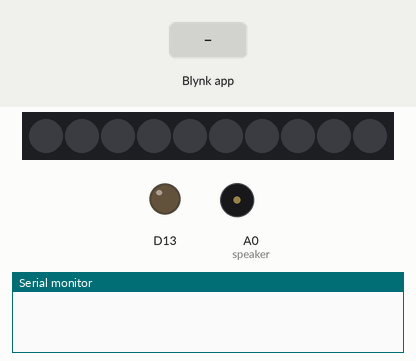
Recording of a sketch running on a simulated Adafruit Circuit Playground Express. Shown: 10 RGB LEDs in strip order, left to right, output pins drawn as LEDs (lit = HIGH), buzzer (waves = sounding), the last lines printed to the serial monitor. Inputs (shaded band) come from the test bench. WiFi joins after 1.5 s; servers stay silent unless stated; random numbers use the default seed unless the sketch sets one.

Above: at 3.0 s.
3.1 s: Blynk app writes 1 to V2
At 3.8 s:
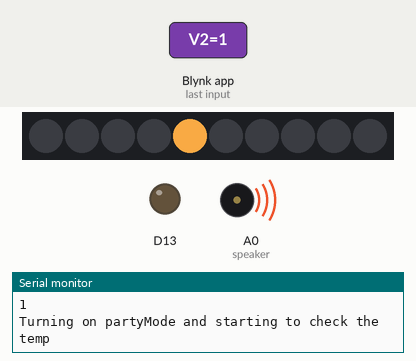
At 16.8 s:
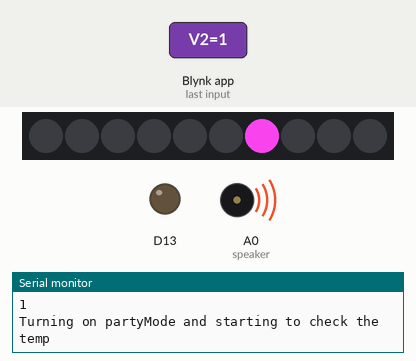
Timing chart, 0 to 17.5 s (numbered marks = the images above; inputs shaded):
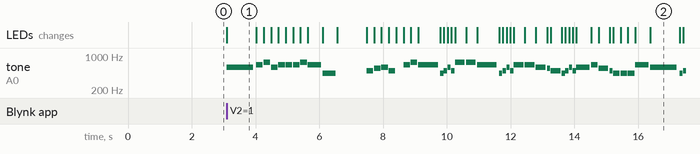

Measured:
- after the input at 3.1 s, tone on A0 (speaker): plays 587 Hz for 0.83 s, 659 Hz for 0.21 s, 740 Hz for 0.21 s, 587 Hz for 0.21 s, 659 Hz for 0.21 s, 659 Hz for 0.21 s … (48 notes in this stretch), starting at once; the LEDs: change at once (image 1)
- what the display in image 1 shows lasts 0.9 s, from 3.1 s to 4.0 s

The sketch:

arduino_1.ino
```cpp
/* This code is for Arduino #1.
//inputs:
1) for the first "step", we have used the light sensor to detect the "falling asleep moment"
2) then. we used the temp sensor in order to detect when the "alarm clock" is locked in the freezer!
3) we are using Blynk and writing/reading from a virtual pin's in order to comunicate in a certain order.

outputs:
1) // Never Gonna Give You Up - Rick Astley - the arduino playes it when Arduino #2 "triggers" him by dancing.
2) "cold" trigger for arduino #3 - The temperature inside the fridge will hit a certain threshold and will trigger the next webhook.

In our code, we are writing to the pin V1 on Blynk, the value that we provide this pin, is actually the pin number that we want to trigger.


*/


//Blynk cradentials
#define BLYNK_TEMPLATE_ID "<BLINK_CREDS_HERE>"
#define BLYNK_DEVICE_NAME "<BLINK_CREDS_HERE>"
#define BLYNK_AUTH_TOKEN "<BLINK_CREDS_HERE>"

//Defining some basic Colors for the lights
#define PURPLE 0xA040EA
#define FUXIA 0xEA40DF
#define PINK 0xEA408A
#define RED 0xEA4B40
#define ORANGE 0xEAA040
#define YELLOW 0xDFEA40

// Notes for the songs and for the "party mode" functions
#define NOTE_B0  31
#define NOTE_C1  33
#define NOTE_CS1 35
#define NOTE_D1  37
#define NOTE_DS1 39
#define NOTE_E1  41
#define NOTE_F1  44
#define NOTE_FS1 46
#define NOTE_G1  49
#define NOTE_GS1 52
#define NOTE_A1  55
#define NOTE_AS1 58
#define NOTE_B1  62
#define NOTE_C2  65
#define NOTE_CS2 69
#define NOTE_D2  73
#define NOTE_DS2 78
#define NOTE_E2  82
#define NOTE_F2  87
#define NOTE_FS2 93
#define NOTE_G2  98
#define NOTE_GS2 104
#define NOTE_A2  110
#define NOTE_AS2 117
#define NOTE_B2  123
#define NOTE_C3  131
#define NOTE_CS3 139
#define NOTE_D3  147
#define NOTE_DS3 156
#define NOTE_E3  165
#define NOTE_F3  175
#define NOTE_FS3 185
#define NOTE_G3  196
#define NOTE_GS3 208
#define NOTE_A3  220
#define NOTE_AS3 233
#define NOTE_B3  247
#define NOTE_C4  262
#define NOTE_CS4 277
#define NOTE_D4  294
#define NOTE_DS4 311
#define NOTE_E4  330
#define NOTE_F4  349
#define NOTE_FS4 370
#define NOTE_G4  392
#define NOTE_GS4 415
#define NOTE_A4  440
#define NOTE_AS4 466
#define NOTE_B4  494
#define NOTE_C5  523
#define NOTE_CS5 554
#define NOTE_D5  587
#define NOTE_DS5 622
#define NOTE_E5  659
#define NOTE_F5  698
#define NOTE_FS5 740
#define NOTE_G5  784
#define NOTE_GS5 831
#define NOTE_A5  880
#define NOTE_AS5 932
#define NOTE_B5  988
#define NOTE_C6  1047
#define NOTE_CS6 1109
#define NOTE_D6  1175
#define NOTE_DS6 1245
#define NOTE_E6  1319
#define NOTE_F6  1397
#define NOTE_FS6 1480
#define NOTE_G6  1568
#define NOTE_GS6 1661
#define NOTE_A6  1760
#define NOTE_AS6 1865
#define NOTE_B6  1976
#define NOTE_C7  2093
#define NOTE_CS7 2217
#define NOTE_D7  2349
#define NOTE_DS7 2489
#define NOTE_E7  2637
#define NOTE_F7  2794
#define NOTE_FS7 2960
#define NOTE_G7  3136
#define NOTE_GS7 3322
#define NOTE_A7  3520
#define NOTE_AS7 3729
#define NOTE_B7  3951
#define NOTE_C8  4186
#define NOTE_CS8 4435
#define NOTE_D8  4699
#define NOTE_DS8 4978
#define REST      0

#include <Adafruit_CircuitPlayground.h>
#include <ESP8266_Lib.h>
#include <BlynkSimpleShieldEsp8266.h>

#define BLYNK_PRINT SerialUSB

char auth[] = BLYNK_AUTH_TOKEN;

// Your WiFi credentials.
// Set password to "" for open networks.
char ssid[] = "";
char pass[] = "";

#define EspSerial Serial1
#define ESP8266_BAUD 115200

ESP8266 wifi(&EspSerial);

int melody[] = {
  // Never Gonna Give You Up - Rick Astley
  // we took this melody code from: https://github.com/robsoncouto/arduino-songs
  NOTE_D5,2, NOTE_E5,8, NOTE_FS5,8, NOTE_D5,8, //13
  NOTE_E5,8, NOTE_E5,8, NOTE_E5,8, NOTE_FS5,8, NOTE_E5,4, NOTE_A4,4,
  REST,2, NOTE_B4,8, NOTE_CS5,8, NOTE_D5,8, NOTE_B4,8,
  REST,8, NOTE_E5,8, NOTE_FS5,8, NOTE_E5,-4, NOTE_A4,16, NOTE_B4,16, NOTE_D5,16, NOTE_B4,16,
  NOTE_FS5,-8, NOTE_FS5,-8, NOTE_E5,-4, NOTE_A4,16, NOTE_B4,16, NOTE_D5,16, NOTE_B4,16,

  NOTE_E5,-8, NOTE_E5,-8, NOTE_D5,-8, NOTE_CS5,16, NOTE_B4,-8, NOTE_A4,16, NOTE_B4,16, NOTE_D5,16, NOTE_B4,16, //18
  NOTE_D5,4, NOTE_E5,8, NOTE_CS5,-8, NOTE_B4,16, NOTE_A4,8, NOTE_A4,8, NOTE_A4,8,
  NOTE_E5,4, NOTE_D5,2, NOTE_A4,16, NOTE_B4,16, NOTE_D5,16, NOTE_B4,16,
  NOTE_FS5,-8, NOTE_FS5,-8, NOTE_E5,-4, NOTE_A4,16, NOTE_B4,16, NOTE_D5,16, NOTE_B4,16,
  NOTE_A5,4, NOTE_CS5,8, NOTE_D5,-8, NOTE_CS5,16, NOTE_B4,8, NOTE_A4,16, NOTE_B4,16, NOTE_D5,16, NOTE_B4,16,

  NOTE_D5,4, NOTE_E5,8, NOTE_CS5,-8, NOTE_B4,16, NOTE_A4,4, NOTE_A4,8,  //23
  NOTE_E5,4, NOTE_D5,2, REST,4,
  REST,8, NOTE_B4,8, NOTE_D5,8, NOTE_B4,8, NOTE_D5,8, NOTE_E5,4, REST,8,
  REST,8, NOTE_CS5,8, NOTE_B4,8, NOTE_A4,-4, REST,4,
  REST,8, NOTE_B4,8, NOTE_B4,8, NOTE_CS5,8, NOTE_D5,8, NOTE_B4,8, NOTE_A4,4,
  REST,8, NOTE_A5,8, NOTE_A5,8, NOTE_E5,8, NOTE_FS5,8, NOTE_E5,8, NOTE_D5,8,

  REST,8, NOTE_A4,8, NOTE_B4,8, NOTE_CS5,8, NOTE_D5,8, NOTE_B4,8, //29
  REST,8, NOTE_CS5,8, NOTE_B4,8, NOTE_A4,-4, REST,4,
  NOTE_B4,8, NOTE_B4,8, NOTE_CS5,8, NOTE_D5,8, NOTE_B4,8, NOTE_A4,4, REST,8,
  REST,8, NOTE_E5,8, NOTE_E5,8, NOTE_FS5,4, NOTE_E5,-4,
  NOTE_D5,2, NOTE_D5,8, NOTE_E5,8, NOTE_FS5,8, NOTE_E5,4,
  NOTE_E5,8, NOTE_E5,8, NOTE_FS5,8, NOTE_E5,8, NOTE_A4,8, NOTE_A4,4,
};

BlynkTimer timer;
bool isPartyMode = false;
int speaker = A0;
int partyModeTimer = -1;
int lightTimer = -1;

/**
  this function will be called everytime Arduino #2 accelometer will hit a certain thershold
*/
BLYNK_WRITE(V2)
{
  int pinValue = param.asInt(); // assigning incoming value from pin V2 to a variable
  Serial.println("got from pin v2 - ");
  Serial.println(pinValue);
  if (pinValue == 0) {
    isPartyMode = false;
    Serial.println("Turning off partyMode");
    if (partyModeTimer > -1) {
      timer.deleteTimer(partyModeTimer);
    }
  } else {
    isPartyMode = true;
    partyModeTimer = timer.setInterval(5000L, sendColdModeData);
    Serial.println("Turning on partyMode and starting to check the temp");
  }
}

void setup() {
  Serial.begin(115200);
  SerialUSB.begin(115200);
  CircuitPlayground.begin();
  EspSerial.begin(ESP8266_BAUD);
  delay(10);

  Blynk.begin(auth, wifi, ssid, pass);

  CircuitPlayground.setBrightness(255);
  //Setting a timer that samples the light sensor
  lightTimer = timer.setInterval(5000L, sendLightData);
}

void loop()
{
  Blynk.run();
  timer.run();
  if (isPartyMode) {
    playMusic();
    isPartyMode = false;
  }


}

void sendLightData(){
  float l = CircuitPlayground.lightSensor();
  Serial.println("light metric is - ");
  Serial.println(l);
  if (l < 5) {
    Blynk.virtualWrite(V1, 1);
    timer.deleteTimer(lightTimer);
  }
}


/**
  plays music with light show for the party mode
*/
void playMusic() {
  int tempo = 130;

  int notes = sizeof(melody) / sizeof(melody[0]) / 2;

  // this calculates the duration of a whole note in ms
  int wholenote = (60000 * 4) / tempo;

  int divider = 0, noteDuration = 0;
  int colors[] = {PURPLE, FUXIA, PINK, RED, ORANGE, YELLOW};

  // iterate over the notes of the melody.
  // Remember, the array is twice the number of notes (notes + durations)
  for (int thisNote = 0; thisNote < notes * 2; thisNote = thisNote + 2) {

    // calculates the duration of each note
    divider = melody[thisNote + 1];
    if (divider > 0) {
      // regular note, just proceed
      noteDuration = (wholenote) / divider;
    } else if (divider < 0) {
      // dotted notes are represented with negative durations!!
      noteDuration = (wholenote) / abs(divider);
      noteDuration *= 1.5; // increases the duration in half for dotted notes
    }

    int randomLight = random(0, 9);
    int randomColor = random(0, 5);

    CircuitPlayground.setPixelColor(randomLight, colors[randomColor]);
    // we only play the note for 90% of the duration, leaving 10% as a pause
    tone(speaker, melody[thisNote], noteDuration * 0.9);

    // Wait for the specief duration before playing the next note.
    delay(noteDuration);

    // stop the waveform generation before the next note.
    noTone(speaker);
    CircuitPlayground.clearPixels();
  }
}

/**
  this function send data about how cold is it, if the tenp will hit a certain thershold, we will write to virtual pin V3, then we will trigger Arduino #3.

*/
void sendColdModeData()
{
  float t = CircuitPlayground.temperature();

  if (isnan(t)) {
    return;
  }

  if (t < 26) {
    Serial.println("temp is - ");
    Serial.println(t);
    //Arduino #3 is "listening" to Virtual pin V3.
    Blynk.virtualWrite(V1, 3);
    timer.deleteTimer(partyModeTimer);
  }

  Serial.println(F("I'ts pretty hot in here!"));
  Serial.println(t);
}
```
